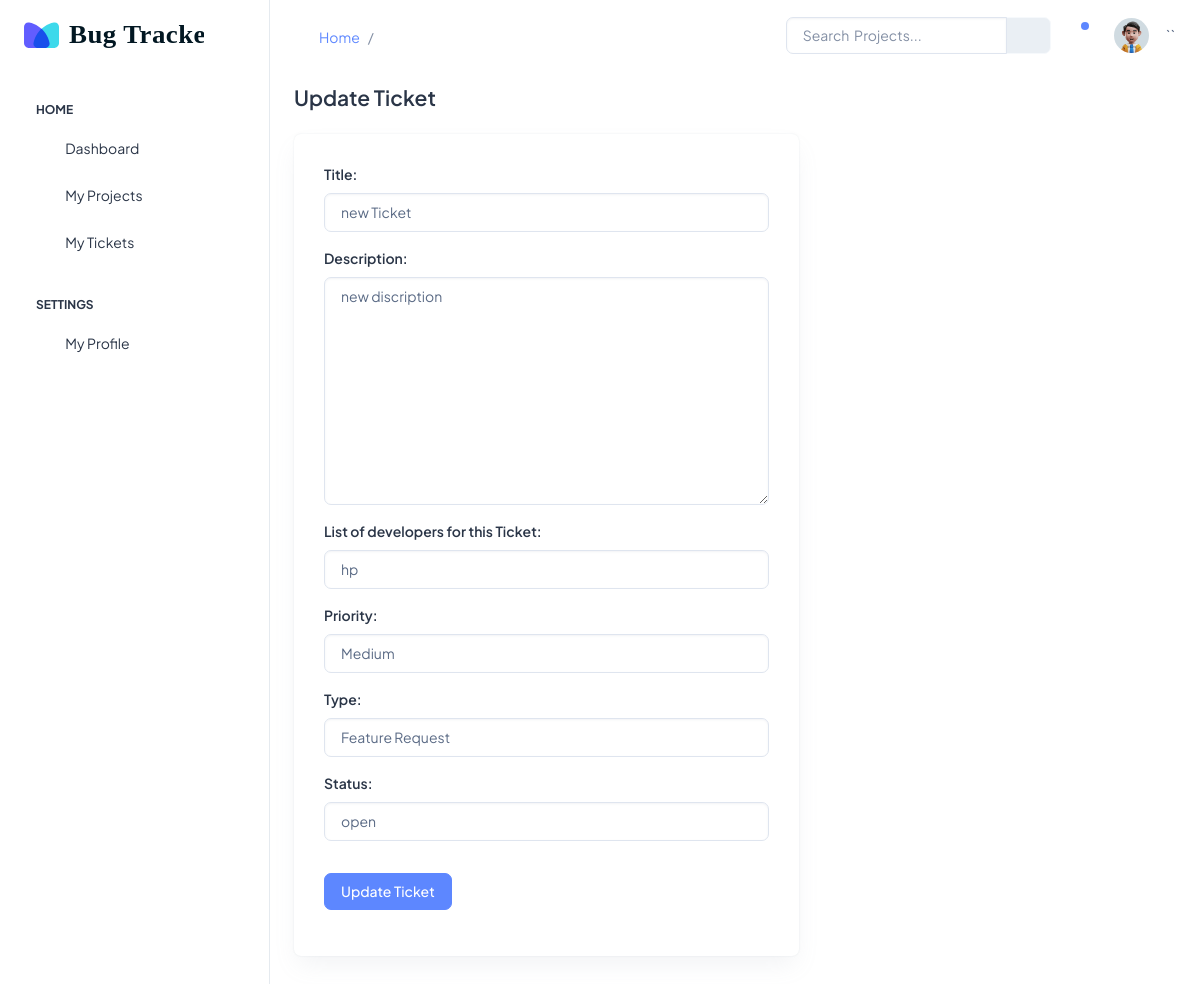
The app's page /tickets/2/update, older data.
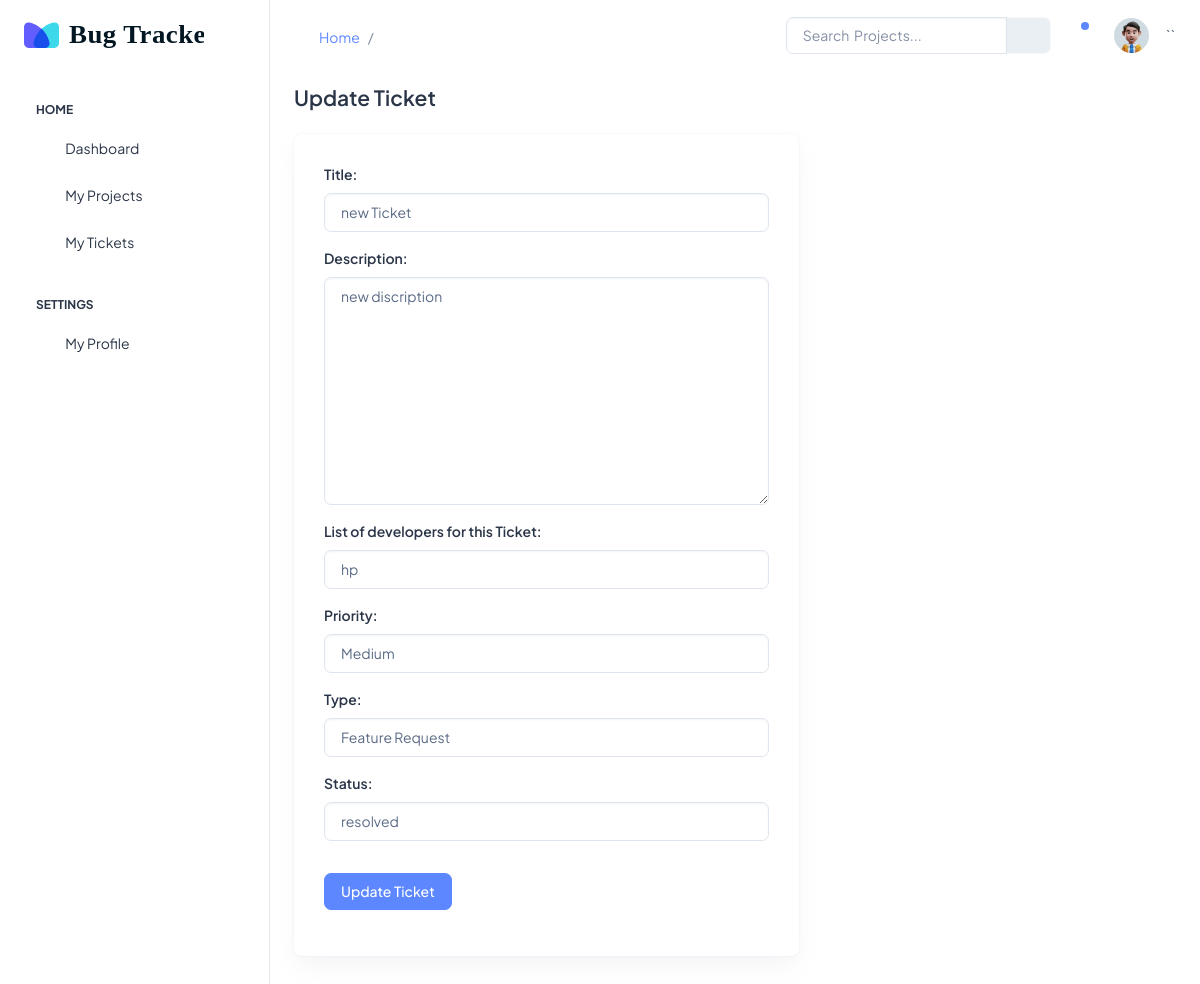
The same page, newer data.
### tickets/models.py (models this page shows, shortened)
class Ticket(models.Model):
    ORDER_STATUS = (
        ("new", "new"),
        ("open", "open"),
        ("inprogress", "inprogress"),
        ("resolved", "resolved"),
        ("additional information required", "additional information required"),
    )
    PRIORITY = (
        ("None", "None"),
        ("Low", "Low"),
        ("Medium", "Medium"),
        ("High", "High"),
    )
    TYPE = (
        ("Bugs/Errors", "Bugs/Errors"),
        ("Feature request", "Feature Request"),
        ("Other Comments", "Other Comments"),
        ("Traning/documents request", "Traning/documents Request"),
    )
    title = models.CharField(max_length=200)
    description = models.TextField()
    status = models.CharField(max_length=40, choices=ORDER_STATUS)
    priority = models.CharField(max_length=40, choices=PRIORITY)
    type = models.CharField(max_length=40, choices=TYPE)
    project = models.ForeignKey(to=Project, on_delete=models.CASCADE)
    submitter = models.ForeignKey(
        to=User, related_name="submitter", on_delete=models.CASCADE
    )
    developer = models.ForeignKey(
        to=User,
        related_name="developer",
        on_delete=models.CASCADE,
    )
    created_at = models.DateTimeField(auto_now_add=True)
    updated_at = models.DateTimeField(auto_now=True)

### tickets/views.py (the view)
# urls.py: path("<int:pk>/update", views.TicketUpdateView.as_view(), name="update_ticket"),
class TicketUpdateView(UpdateView):
    template_name = "tickets/update_ticket.html"
    form_class = TicketForm
    model = Ticket
    context_object_name = "ticket"
    success_url = "/tickets/"

### tickets/forms.py
class TicketForm(forms.ModelForm):
    class Meta:
        model = Ticket
        fields = [
            "title",
            "description",
            "developer",
            "priority",
            "type",
            "status",
        ]
        labels = {"developer": "List of developers for this Ticket"}
    def __init__(self, *args, **kwargs):
        project_id = kwargs.pop("project_id", None)
        super(TicketForm, self).__init__(*args, **kwargs)
        if project_id:
            project = Project.objects.get(pk=project_id)
            self.fields["developer"] = forms.ModelChoiceField(
                queryset=project.personnels.all()
            )
        self.fields["developer"].label = "List of developers for this Ticket"
        for visible in self.visible_fields():
            visible.field.widget.attrs["class"] = "form-control"

### tickets/templates/tickets/update_ticket.html
{% extends 'base.html' %}
{% load static %}
{% block content %}
<div class="row">
    <div class="col-md-7">
        <h4 class="fw-semibold mb-4">Update Ticket</h4>
        <div class="card">
            <div class="card-body">
                <form method="POST" action="{% url 'update_ticket' ticket.id%}">
                    {% csrf_token %} {% for field in form %}
                    <div
                        class="form-group mb-3 {% if field.errors %} errors {% endif %}"
                    >
                        <label for="exampleFormControlInput1" class="form-label"
                            >{{ field.label_tag }}</label
                        >
                        {{ field }} {{ field.errors }}
                    </div>
                    {% endfor %}
                    <button class="btn btn-primary my-3" type="submit">
                        Update Ticket
                    </button>
                </form>
            </div>
        </div>
    </div>
</div>
{% endblock content %}

Row changes from the older to the newer data that the page shows:
changed Ticket "new Ticket": status "open" → "resolved"
